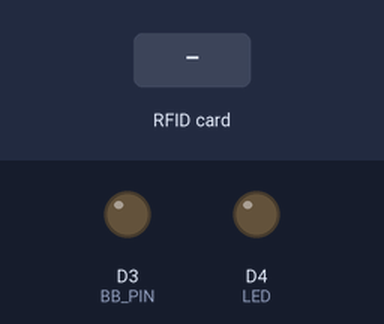
Recording of a sketch running on a simulated ESP8266 (NodeMCU). Shown: output pins drawn as LEDs (lit = HIGH). Dashed ring = blinking. Inputs (shaded band) come from the test bench. WiFi joins after 1.5 s; servers stay silent unless stated; what the sketch prints to the serial monitor is not drawn.

Above: at 3.5 s.
3.6 s: RFID card 5E 7A 19 C4 held to the reader
At 3.75 s:
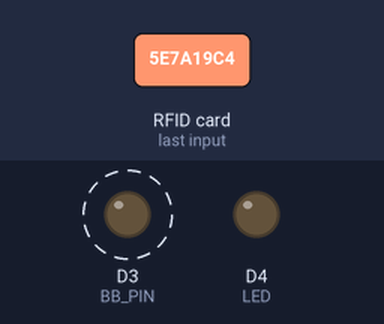
Timing chart, 0 to 6.6 s (numbered marks = the images above; inputs shaded):
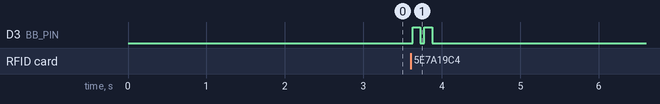

The sketch:

RFID____.ino
```cpp
#include <SPI.h>
#include <MFRC522.h>
#include <ESP8266WiFi.h>
#define RST_PIN         5           // 配置针脚
#define SS_PIN          4
#define BB_PIN          D3
#define LED 2 //定义开发板上LED的IO
WiFiClient client;//tcp连接
MFRC522 mfrc522(SS_PIN, RST_PIN);   // 创建新的RFID实例
MFRC522::MIFARE_Key key;
int pos=0;
int value=0;
char addr[10]="0755-PS-R";
const char* host="39.97.3.219";//服务器公网ip
WiFiServer server(80);//开启80端口

void setup() {
  Serial.begin(9600); // 设置串口波特率为9600
  SPI.begin();        // SPI开始
  mfrc522.PCD_Init(); // Init MFRC522 card
  for (byte i = 0; i < 6; i++) {
        key.keyByte[i] = 0xFF;
    }
  dump_byte_array(key.keyByte, MFRC522::MF_KEY_SIZE);
  Serial.println("test-demo-start");
  pinMode(BB_PIN,OUTPUT);
  pinMode(LED, OUTPUT);   //设置LED的工作模式
  digitalWrite(LED, 0);
  if (!AutoConfig())
  {
    SmartConfig();
  }                               //调用SmartConfig函数进行配网

  Serial.println("");
  Serial.println("WiFi connected");

  // Start the server
  server.begin();//开启服务器
  Serial.println("Server started");

  // Print the IP address
  Serial.println(WiFi.localIP());//输出板子的ip

  Serial.print("Connecting to ");
  Serial.println(host);

  const int httpPort=1234;//端口号
  if(!client.connect(host,httpPort)){//连接失败
    Serial.println("connection failed");
    Serial.println(WiFi.localIP());
    return;
  }
}


void loop() {

  // 寻找新卡
  if ( ! mfrc522.PICC_IsNewCardPresent()) {
    //Serial.println("没有找到卡");
    return;
  }

  // 选择一张卡
  if ( ! mfrc522.PICC_ReadCardSerial()) {
    Serial.println("没有卡可选");
    return;
  }

 Serial.print(F("卡片 UID:"));
  dump_byte_array(mfrc522.uid.uidByte, mfrc522.uid.size);
  Serial.println();
Serial.print(F("站点地址:"));
Serial.print(addr);


  // 显示卡片的详细信息

  client.print("------------------------");
  client.print(F("卡片 UID:"));
  for (byte i = 0; i < mfrc522.uid.size; i++) {
    client.print(mfrc522.uid.uidByte[i] < 0x10 ? " 0" : " ");
    client.print(mfrc522.uid.uidByte[i], HEX);
  }
client.print(F("站点地址:"));
client.print(addr);

  Serial.println();

 byte sector         = 1;
    byte blockAddr      = 4;
    byte dataBlock[]    = {
        0x01, 0x02, 0x03, 0x04, //  1,  2,   3,  4,
        0x05, 0x06, 0x07, 0x08, //  5,  6,   7,  8,
        0x00, 0x00, 0x00, 0x00, //  0，0，0，0
        0x00, 0x00, 0x00, 0x00  // 0，0，0，0
    };//写入的数据定义
    byte trailerBlock   = 7;
    MFRC522::StatusCode status;
    byte buffer[18];
    byte size = sizeof(buffer);

    Serial.println(F("显示所有扇区的数据"));
   mfrc522.PICC_DumpMifareClassicSectorToSerial(&(mfrc522.uid), &key, sector);
    Serial.println();

  digitalWrite(BB_PIN,HIGH);
  delay(100);
  digitalWrite(BB_PIN,LOW);
  delay(50);
  digitalWrite(BB_PIN,HIGH);
  delay(100);
  digitalWrite(BB_PIN,LOW);

  if (status != MFRC522::STATUS_OK) {
    Serial.print(F("身份验证失败？或者是卡链接失败"));
    Serial.println(mfrc522.GetStatusCodeName(status));
    return;
  }
  //停止 PICC
  mfrc522.PICC_HaltA();
  //停止加密PCD
  mfrc522.PCD_StopCrypto1();
  return;
}

/**
   将字节数组转储为串行的十六进制值
*/
void dump_byte_array(byte *buffer, byte bufferSize) {
  for (byte i = 0; i < bufferSize; i++) {
    Serial.print(buffer[i] < 0x10 ? " 0" : " ");
    Serial.print(buffer[i], HEX);
  }
}
void SmartConfig()
{
  WiFi.mode(WIFI_STA);
  Serial.println("\r\nWait for Smartconfig...");
  WiFi.beginSmartConfig();
  while (1)
  {
    Serial.print(".");
    delay(500);                   // wait for a second
    if (WiFi.smartConfigDone())
    {
      Serial.println("SmartConfig Success");
      Serial.printf("SSID:%s\r\n", WiFi.SSID().c_str());
      Serial.printf("PSW:%s\r\n", WiFi.psk().c_str());
      break;
    }
  }
}
bool AutoConfig()
{
    WiFi.begin();
    //如果觉得时间太长可改
    for (int i = 0; i < 20; i++)
    {
        int wstatus = WiFi.status();
        if (wstatus == WL_CONNECTED)
        {
          Serial.println("WIFI SmartConfig Success");
          Serial.printf("SSID:%s", WiFi.SSID().c_str());
          Serial.printf(", PSW:%s\r\n", WiFi.psk().c_str());
          Serial.print("LocalIP:");
          Serial.print(WiFi.localIP());
          Serial.print(" ,GateIP:");
          Serial.println(WiFi.gatewayIP());
          return true;
        }
        else
        {
          Serial.print("WIFI AutoConfig Waiting......");
          Serial.println(wstatus);
          delay(1000);
        }
    }
    Serial.println("WIFI AutoConfig Faild!" );
    return false;
}
```

Measured:
- after the input at 3.6 s, D3 (BB_PIN): alternates HIGH for 0.10 s and LOW for 0.05 s, 4 changes in all, then stays LOW, starting at once
